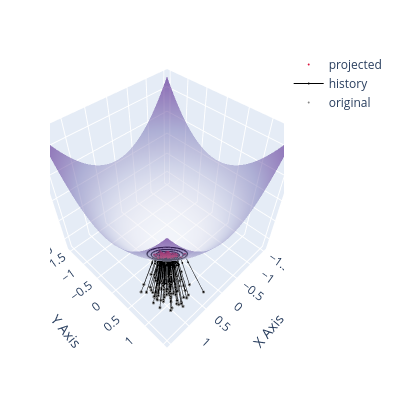

Notebook source saved alongside this figure:
### Code cell
X = np.random.normal(size=(n_samples, 3), scale=0.2) + np.array([0.9, 0.9, 0])[None, :]
X_proj = solver(X)
fig = plot_3d_projection(X, f_paraboloid, show_kde=True, round_cutoff=None, solver_builder=make_solver, plot_history=True, n_iterations=4, n_grid=NGRID, lo=-2*np.ones(2), hi=+2*np.ones(2), n_isolines=7, width=PLOT_W, height=PLOT_H)
fig
